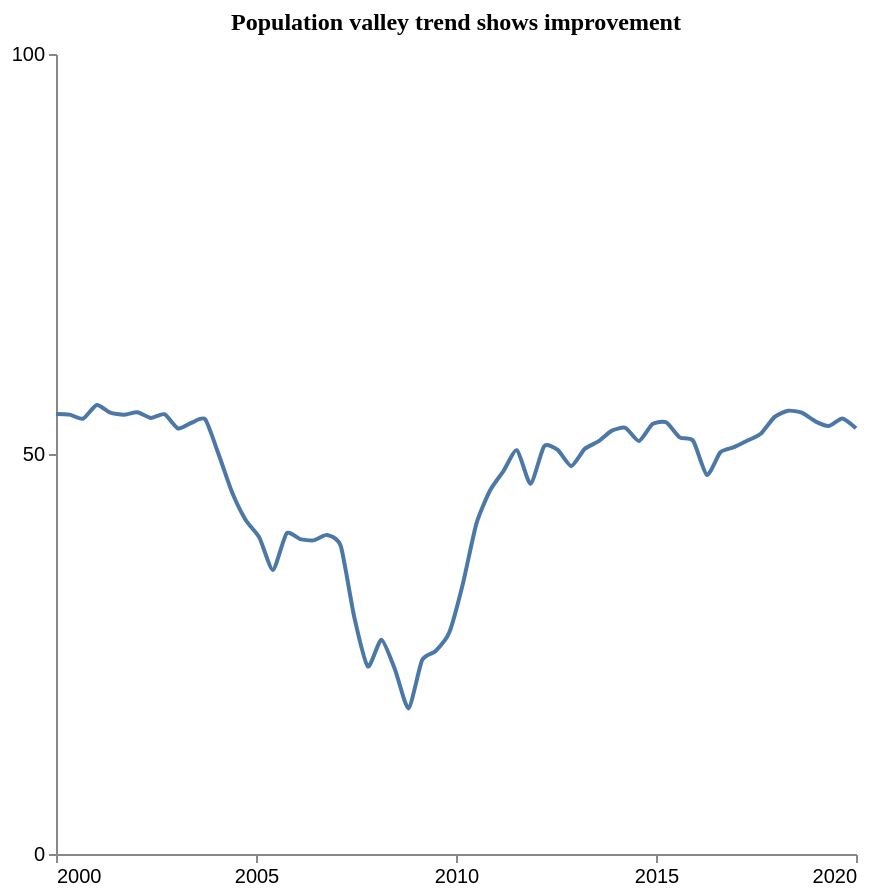

Vega-Lite specification for this chart:
### Vega-Lite specification from a JSON file in a GitHub repository (floating-point values rounded to 4 significant figures)
{"$schema": "https://vega.github.io/schema/vega-lite/v5.json", "description": "Pattern: Valley", "data": {"values": [{"X": 2000.0, "Y": 55.0}, {"X": 2000.0, "Y": 54.92}, {"X": 2001.0, "Y": 54.42}, {"X": 2001.0, "Y": 56.13}, {"X": 2001.0, "Y": 55.17}, {"X": 2002.0, "Y": 54.91}, {"X": 2002.0, "Y": 55.22}, {"X": 2002.0, "Y": 54.5}, {"X": 2003.0, "Y": 54.97}, {"X": 2003.0, "Y": 53.19}, {"X": 2003.0, "Y": 53.91}, {"X": 2004.0, "Y": 54.34}, {"X": 2004.0, "Y": 49.93}, {"X": 2004.0, "Y": 45.15}, {"X": 2005.0, "Y": 41.72}, {"X": 2005.0, "Y": 39.54}, {"X": 2005.0, "Y": 35.51}, {"X": 2006.0, "Y": 40.07}, {"X": 2006.0, "Y": 39.37}, {"X": 2006.0, "Y": 39.2}, {"X": 2007.0, "Y": 39.88}, {"X": 2007.0, "Y": 38.5}, {"X": 2007.0, "Y": 29.6}, {"X": 2008.0, "Y": 23.46}, {"X": 2008.0, "Y": 26.79}, {"X": 2008.0, "Y": 23.07}, {"X": 2009.0, "Y": 18.2}, {"X": 2009.0, "Y": 24.22}, {"X": 2009.0, "Y": 25.37}, {"X": 2010.0, "Y": 27.68}, {"X": 2010.0, "Y": 33.73}, {"X": 2011.0, "Y": 41.27}, {"X": 2011.0, "Y": 45.41}, {"X": 2011.0, "Y": 47.87}, {"X": 2012.0, "Y": 50.48}, {"X": 2012.0, "Y": 46.27}, {"X": 2012.0, "Y": 50.97}, {"X": 2013.0, "Y": 50.51}, {"X": 2013.0, "Y": 48.48}, {"X": 2013.0, "Y": 50.65}, {"X": 2014.0, "Y": 51.57}, {"X": 2014.0, "Y": 52.92}, {"X": 2014.0, "Y": 53.27}, {"X": 2015.0, "Y": 51.62}, {"X": 2015.0, "Y": 53.76}, {"X": 2015.0, "Y": 53.96}, {"X": 2016.0, "Y": 52.08}, {"X": 2016.0, "Y": 51.63}, {"X": 2016.0, "Y": 47.38}, {"X": 2017.0, "Y": 50.22}, {"X": 2017.0, "Y": 50.85}, {"X": 2017.0, "Y": 51.68}, {"X": 2018.0, "Y": 52.57}, {"X": 2018.0, "Y": 54.64}, {"X": 2018.0, "Y": 55.41}, {"X": 2019.0, "Y": 55.17}, {"X": 2019.0, "Y": 54.08}, {"X": 2019.0, "Y": 53.5}, {"X": 2020.0, "Y": 54.44}, {"X": 2020.0, "Y": 53.21}]}, "mark": {"type": "line", "interpolate": "cardinal", "tension": 0.4}, "encoding": {"x": {"field": "X", "type": "quantitative", "title": "", "axis": {"grid": false, "format": "d", "values": [2000, 2005, 2010, 2015, 2020], "tickSize": 4}, "scale": {"domain": [2000, 2020]}}, "y": {"field": "Y", "type": "quantitative", "title": "", "axis": {"grid": false, "format": "d", "values": [0, 50, 100], "tickSize": 4, "tickOpacity": 1}, "scale": {"domain": [0, 100]}}}, "title": {"text": "Population valley trend shows improvement", "anchor": "middle", "font": "Tahoma", "fontSize": 12}, "config": {"lineBreak": "^", "view": {"stroke": null}}, "height": 400, "width": 400, "autosize": "pad"}
